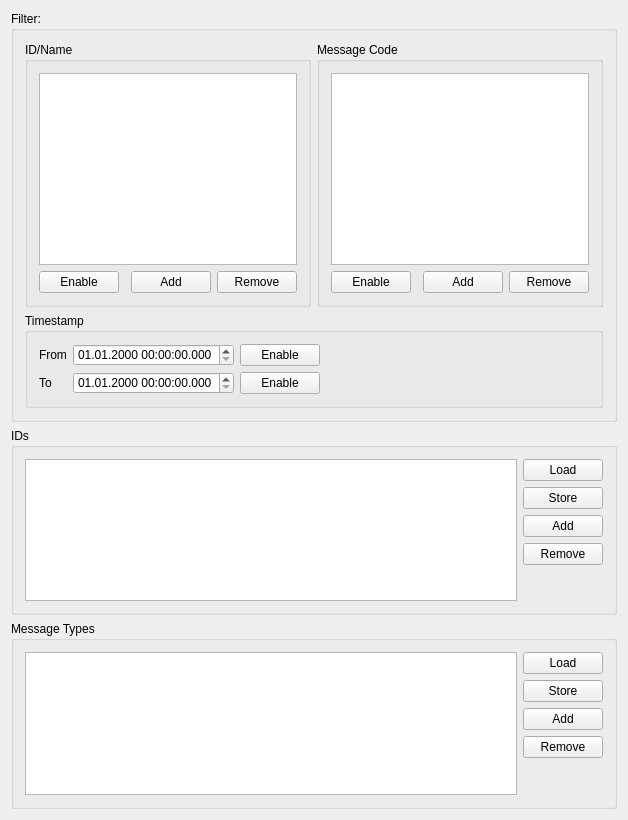
<?xml version="1.0" encoding="UTF-8"?>
<ui version="4.0">
 <class>MessageConfig</class>
 <widget class="QWidget" name="MessageConfig">
  <property name="geometry">
   <rect>
    <x>0</x>
    <y>0</y>
    <width>612</width>
    <height>820</height>
   </rect>
  </property>
  <property name="windowTitle">
   <string>MessageConfig</string>
  </property>
  <layout class="QVBoxLayout" name="verticalLayout">
   <item>
    <widget class="QGroupBox" name="groupBox_5">
     <property name="sizePolicy">
      <sizepolicy hsizetype="Preferred" vsizetype="Fixed">
       <horstretch>0</horstretch>
       <verstretch>25</verstretch>
      </sizepolicy>
     </property>
     <property name="title">
      <string>Filter:</string>
     </property>
     <layout class="QGridLayout" name="gridLayout_7">
      <item row="2" column="1" colspan="2">
       <widget class="QGroupBox" name="groupBox_3">
        <property name="sizePolicy">
         <sizepolicy hsizetype="Preferred" vsizetype="Minimum">
          <horstretch>0</horstretch>
          <verstretch>0</verstretch>
         </sizepolicy>
        </property>
        <property name="minimumSize">
         <size>
          <width>0</width>
          <height>0</height>
         </size>
        </property>
        <property name="title">
         <string>Timestamp</string>
        </property>
        <layout class="QFormLayout" name="formLayout">
         <item row="0" column="0">
          <widget class="QLabel" name="label_4">
           <property name="text">
            <string>From</string>
           </property>
          </widget>
         </item>
         <item row="0" column="1">
          <layout class="QHBoxLayout" name="horizontalLayout">
           <item>
            <widget class="QDateTimeEdit" name="filterTimeStampFromDateTimeEdit">
             <property name="sizePolicy">
              <sizepolicy hsizetype="Preferred" vsizetype="Fixed">
               <horstretch>0</horstretch>
               <verstretch>0</verstretch>
              </sizepolicy>
             </property>
             <property name="minimumSize">
              <size>
               <width>0</width>
               <height>20</height>
              </size>
             </property>
             <property name="maximumDate">
              <date>
               <year>7999</year>
               <month>12</month>
               <day>31</day>
              </date>
             </property>
             <property name="displayFormat">
              <string>dd.MM.yyyy HH:mm:ss.zzz</string>
             </property>
            </widget>
           </item>
           <item>
            <widget class="QPushButton" name="enableTimestampFromFilterPushButton">
             <property name="text">
              <string>Enable</string>
             </property>
            </widget>
           </item>
           <item>
            <spacer name="horizontalSpacer_3">
             <property name="orientation">
              <enum>Qt::Horizontal</enum>
             </property>
             <property name="sizeType">
              <enum>QSizePolicy::MinimumExpanding</enum>
             </property>
             <property name="sizeHint" stdset="0">
              <size>
               <width>40</width>
               <height>20</height>
              </size>
             </property>
            </spacer>
           </item>
          </layout>
         </item>
         <item row="1" column="0">
          <widget class="QLabel" name="label_5">
           <property name="text">
            <string>To</string>
           </property>
          </widget>
         </item>
         <item row="1" column="1">
          <layout class="QHBoxLayout" name="horizontalLayout_2">
           <item>
            <widget class="QDateTimeEdit" name="filterTimeStampToDateTimeEdit">
             <property name="sizePolicy">
              <sizepolicy hsizetype="Preferred" vsizetype="Fixed">
               <horstretch>0</horstretch>
               <verstretch>0</verstretch>
              </sizepolicy>
             </property>
             <property name="minimumSize">
              <size>
               <width>0</width>
               <height>20</height>
              </size>
             </property>
             <property name="displayFormat">
              <string>dd.MM.yyyy HH:mm:ss.zzz</string>
             </property>
            </widget>
           </item>
           <item>
            <widget class="QPushButton" name="enableTimestampToFilterPushButton">
             <property name="text">
              <string>Enable</string>
             </property>
            </widget>
           </item>
           <item>
            <spacer name="horizontalSpacer_4">
             <property name="orientation">
              <enum>Qt::Horizontal</enum>
             </property>
             <property name="sizeType">
              <enum>QSizePolicy::MinimumExpanding</enum>
             </property>
             <property name="sizeHint" stdset="0">
              <size>
               <width>40</width>
               <height>20</height>
              </size>
             </property>
            </spacer>
           </item>
          </layout>
         </item>
        </layout>
        <zorder></zorder>
        <zorder>label_4</zorder>
        <zorder>label_5</zorder>
        <zorder>filterTimeStampFromDateTimeEdit</zorder>
        <zorder>filterTimeStampToDateTimeEdit</zorder>
       </widget>
      </item>
      <item row="0" column="1" rowspan="2">
       <widget class="QGroupBox" name="groupBox">
        <property name="sizePolicy">
         <sizepolicy hsizetype="Preferred" vsizetype="Fixed">
          <horstretch>0</horstretch>
          <verstretch>0</verstretch>
         </sizepolicy>
        </property>
        <property name="title">
         <string>ID/Name</string>
        </property>
        <layout class="QGridLayout" name="gridLayout_2">
         <item row="2" column="0">
          <widget class="QPushButton" name="enableIDFilterPushButton">
           <property name="text">
            <string>Enable</string>
           </property>
          </widget>
         </item>
         <item row="2" column="3">
          <widget class="QPushButton" name="rmvFilterIDPushButton">
           <property name="text">
            <string>Remove</string>
           </property>
          </widget>
         </item>
         <item row="2" column="2">
          <widget class="QPushButton" name="addFilterIDPushButton">
           <property name="text">
            <string>Add</string>
           </property>
          </widget>
         </item>
         <item row="2" column="1">
          <spacer name="horizontalSpacer">
           <property name="orientation">
            <enum>Qt::Horizontal</enum>
           </property>
           <property name="sizeHint" stdset="0">
            <size>
             <width>40</width>
             <height>20</height>
            </size>
           </property>
          </spacer>
         </item>
         <item row="1" column="0" colspan="4">
          <widget class="QListView" name="idFilterlistView">
           <property name="sizePolicy">
            <sizepolicy hsizetype="Expanding" vsizetype="MinimumExpanding">
             <horstretch>0</horstretch>
             <verstretch>0</verstretch>
            </sizepolicy>
           </property>
          </widget>
         </item>
        </layout>
       </widget>
      </item>
      <item row="0" column="2" rowspan="2">
       <widget class="QGroupBox" name="groupBox_2">
        <property name="sizePolicy">
         <sizepolicy hsizetype="Preferred" vsizetype="Fixed">
          <horstretch>0</horstretch>
          <verstretch>0</verstretch>
         </sizepolicy>
        </property>
        <property name="title">
         <string>Message Code</string>
        </property>
        <layout class="QGridLayout" name="gridLayout_3">
         <item row="1" column="0">
          <widget class="QPushButton" name="enableCodeFilterPushButton">
           <property name="text">
            <string>Enable</string>
           </property>
          </widget>
         </item>
         <item row="0" column="0" colspan="4">
          <widget class="QListView" name="codeFilterlistView">
           <property name="sizePolicy">
            <sizepolicy hsizetype="Expanding" vsizetype="MinimumExpanding">
             <horstretch>0</horstretch>
             <verstretch>0</verstretch>
            </sizepolicy>
           </property>
          </widget>
         </item>
         <item row="1" column="2">
          <widget class="QPushButton" name="addFilterCodePushButton">
           <property name="text">
            <string>Add</string>
           </property>
          </widget>
         </item>
         <item row="1" column="3">
          <widget class="QPushButton" name="rmvFilterCodePushButton">
           <property name="text">
            <string>Remove</string>
           </property>
          </widget>
         </item>
         <item row="1" column="1">
          <spacer name="horizontalSpacer_2">
           <property name="orientation">
            <enum>Qt::Horizontal</enum>
           </property>
           <property name="sizeHint" stdset="0">
            <size>
             <width>40</width>
             <height>20</height>
            </size>
           </property>
          </spacer>
         </item>
        </layout>
       </widget>
      </item>
     </layout>
    </widget>
   </item>
   <item>
    <widget class="QGroupBox" name="groupBox_9">
     <property name="title">
      <string>IDs</string>
     </property>
     <layout class="QGridLayout" name="gridLayout_4">
      <item row="1" column="1">
       <widget class="QPushButton" name="idStoreBtn">
        <property name="toolTip">
         <string>Save the current ID configuration (*.json) to a file</string>
        </property>
        <property name="text">
         <string>Store</string>
        </property>
       </widget>
      </item>
      <item row="3" column="1">
       <widget class="QPushButton" name="idRmvBtn">
        <property name="toolTip">
         <string>Remove the selected entry from the current ID configuration.</string>
        </property>
        <property name="text">
         <string>Remove</string>
        </property>
       </widget>
      </item>
      <item row="4" column="1" rowspan="2">
       <spacer name="verticalSpacer">
        <property name="orientation">
         <enum>Qt::Vertical</enum>
        </property>
        <property name="sizeType">
         <enum>QSizePolicy::Minimum</enum>
        </property>
        <property name="sizeHint" stdset="0">
         <size>
          <width>20</width>
          <height>10</height>
         </size>
        </property>
       </spacer>
      </item>
      <item row="0" column="1">
       <widget class="QPushButton" name="idLoadBtn">
        <property name="toolTip">
         <string>Load an ID configuration (*.json)</string>
        </property>
        <property name="text">
         <string>Load</string>
        </property>
       </widget>
      </item>
      <item row="0" column="0" rowspan="6">
       <widget class="QTableView" name="idTableView">
        <property name="toolTip">
         <string>&lt;html&gt;&lt;head/&gt;&lt;body&gt;&lt;p&gt;ID configuration browser which shows all currently available IDs and their parsing configuration.&lt;/p&gt;&lt;p&gt;Either load a whole ID configuration with the Load button or Add/Remove  IDs to the current configuration. &lt;/p&gt;&lt;p&gt;The current configuration can be saved (*.json) with the store button.&lt;/p&gt;&lt;/body&gt;&lt;/html&gt;</string>
        </property>
       </widget>
      </item>
      <item row="2" column="1">
       <widget class="QPushButton" name="idAddBtn">
        <property name="toolTip">
         <string>&lt;html&gt;&lt;head/&gt;&lt;body&gt;&lt;p&gt;Add a new ID configuration entry to the current ID configuration. The ID configuration tool is called.&lt;/p&gt;&lt;p&gt;The new entry will be appended to the list.&lt;/p&gt;&lt;/body&gt;&lt;/html&gt;</string>
        </property>
        <property name="text">
         <string>Add</string>
        </property>
       </widget>
      </item>
     </layout>
    </widget>
   </item>
   <item>
    <widget class="QGroupBox" name="groupBox_10">
     <property name="title">
      <string>Message Types</string>
     </property>
     <layout class="QGridLayout" name="gridLayout_5">
      <item row="1" column="1">
       <widget class="QPushButton" name="msgTypeStoreBtn">
        <property name="toolTip">
         <string>Save the current Message Type configuration (*.json) to a file</string>
        </property>
        <property name="text">
         <string>Store</string>
        </property>
       </widget>
      </item>
      <item row="2" column="1">
       <widget class="QPushButton" name="msgTypeAddBtn">
        <property name="toolTip">
         <string>&lt;html&gt;&lt;head/&gt;&lt;body&gt;&lt;p&gt;Add a new Message Type configuration entry to the current Message Type configuration. The Message Type configuration tool is called&lt;/p&gt;&lt;p&gt;The new entry will be appended to the list.&lt;/p&gt;&lt;/body&gt;&lt;/html&gt;</string>
        </property>
        <property name="text">
         <string>Add</string>
        </property>
       </widget>
      </item>
      <item row="0" column="1">
       <widget class="QPushButton" name="msgTypeLoadBtn">
        <property name="toolTip">
         <string>Load an Message Type configuration (*.json)</string>
        </property>
        <property name="text">
         <string>Load</string>
        </property>
       </widget>
      </item>
      <item row="3" column="1">
       <widget class="QPushButton" name="msgTypeRmvBtn">
        <property name="toolTip">
         <string>Remove the selected entry from the current Message Type configuration.</string>
        </property>
        <property name="text">
         <string>Remove</string>
        </property>
       </widget>
      </item>
      <item row="0" column="0" rowspan="6">
       <widget class="QTableView" name="msgTypeTableView">
        <property name="toolTip">
         <string>&lt;html&gt;&lt;head/&gt;&lt;body&gt;&lt;p&gt;Message Type configuration browser which shows all currently available Message Types and their parsing configuration.&lt;/p&gt;&lt;p&gt;Either load a whole Message Type configuration with the Load button or Add/Remove Message Types to the current configuration. &lt;/p&gt;&lt;p&gt;The current configuration can be saved (*.json) with the store button.&lt;/p&gt;&lt;/body&gt;&lt;/html&gt;</string>
        </property>
       </widget>
      </item>
      <item row="4" column="1" rowspan="2">
       <spacer name="verticalSpacer_2">
        <property name="orientation">
         <enum>Qt::Vertical</enum>
        </property>
        <property name="sizeType">
         <enum>QSizePolicy::Minimum</enum>
        </property>
        <property name="sizeHint" stdset="0">
         <size>
          <width>20</width>
          <height>27</height>
         </size>
        </property>
       </spacer>
      </item>
     </layout>
    </widget>
   </item>
  </layout>
 </widget>
 <layoutdefault spacing="6" margin="11"/>
 <resources/>
 <connections/>
</ui>
